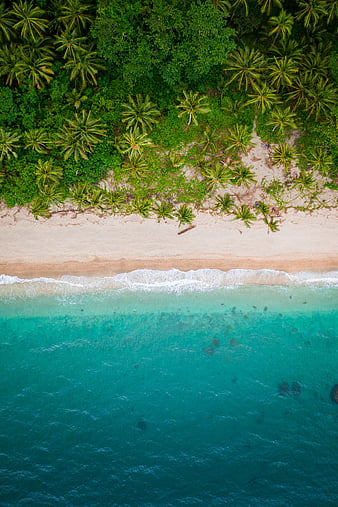
#> input picture imgseg.jpg, 338 x 507 px, found by its file name
$ jupyter execute l3.ipynb
#> lines starting #> are read from the running program, lines starting #| are printed output that depends on the picture
<u><b>Lab - 3 : </b></u> Image Segmentation with K Means Clustering.

[cell 1]
import numpy as np
import pandas as pd
import cv2
import matplotlib.pyplot as plt


img = cv2.imread("F:\coding\cv\imgseg.jpg")
#> img is the input picture: shape (507, 338, 3); mean B, G, R 91.9, 117.4, 71.6
img=cv2.cvtColor(img ,cv2.COLOR_BGR2RGB)
plt.figure(figsize=(10,6))
plt.imshow(img)

[cell 2]
img.shape
#> Out = (507, 338, 3)

[cell 3]
vectorized_img = img.reshape((-1,3))
vectorized_img.shape
#> Out = (171366, 3)

[cell 4]
vectorized_img= np.float32(vectorized_img)
vectorized_img

 K Means Algorithm for Image Segmentation

K Means clustering algorithm is an unsupervised algorithm and it is used to segment the interest area from the background. It clusters, or partitions the given data into K-clusters or parts based on the K-centroids.
The algorithm is used when you have unlabeled data(i.e. data without defined categories or groups). The goal is to find certain groups based on some kind of similarity in the data with the number of groups represented by K.

[cell 5]
criteria = (cv2.TERM_CRITERIA_EPS + cv2.TERM_CRITERIA_MAX_ITER, 10, 1.0)
K = 3
attempts=10
ret,label,center=cv2.kmeans(vectorized_img,K,None,criteria,attempts,cv2.KMEANS_PP_CENTERS)
#> ret = 493085568.9; center = [[194.4, 192.3, 175.4], [55.75, 76.13, 15.64], [8.19, 110.1, 113.7]]
center = np.uint8(center)
#> center = [[194, 192, 175], [55, 76, 15], [8, 110, 113]]
res = center[label.flatten()]
result_image = res.reshape((img.shape))
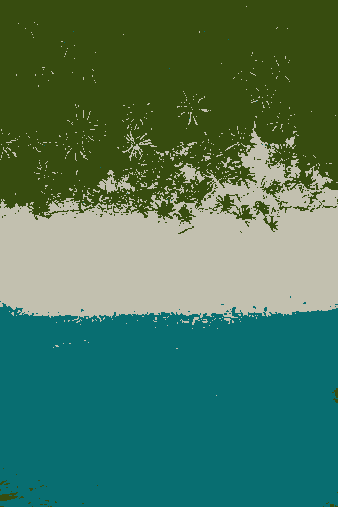
#> result_image: shape (507, 338, 3); mean R, G, B 71.2, 117.3, 91.3

plt.figure(figsize=(10,6))
plt.subplot(1,2,1)
plt.imshow(img)
plt.title('Original Image')
plt.subplot(1,2,2)
plt.imshow(result_image)
plt.title('Segmented Image when K = %i' % K)
plt.show()
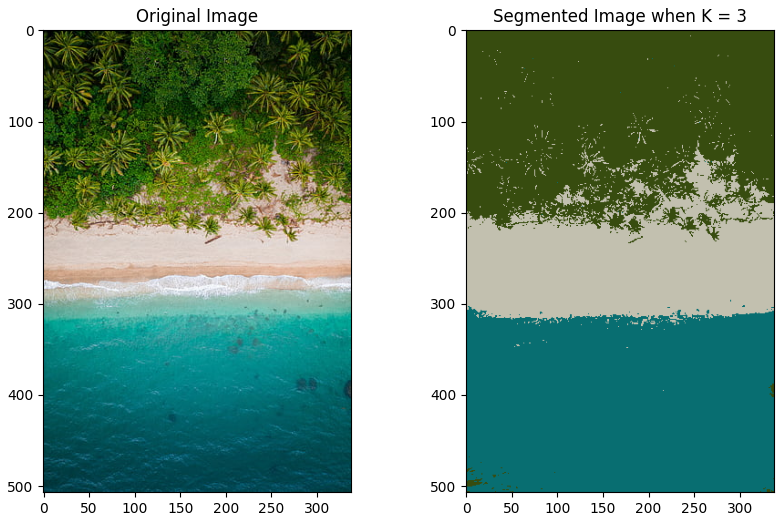
#> figure drawn by matplotlib, 2 panels

[cell 6]
K = 20
attempts=10
ret,label,center=cv2.kmeans(vectorized_img,K,None,criteria,attempts,cv2.KMEANS_PP_CENTERS)
#> ret = 47004454; center = 20 rows, first 8: [3.92, 123.3, 126.2], [227, 220.2, 219], [7.3, 21.47, 1.93], [94.37, 113.5, 22.17], [190, 163.9, 132.2], [2.11, 72.13, 80.28], [55.27, 167.8, 161.4], [156.5, 190.1, 179.2]
center = np.uint8(center)
#> center = 20 rows, first 8: [3, 123, 126], [227, 220, 218], [7, 21, 1], [94, 113, 22], [190, 163, 132], [2, 72, 80], [55, 167, 161], [156, 190, 179]
res = center[label.flatten()]
result_image = res.reshape((img.shape))
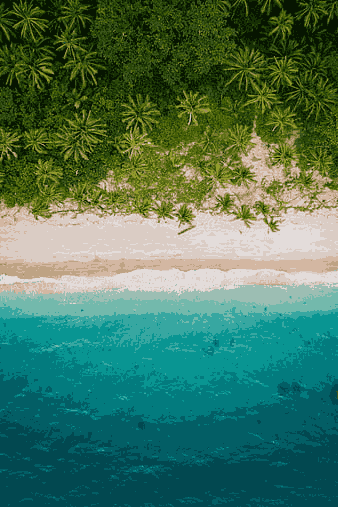
#> result_image: shape (507, 338, 3); mean R, G, B 71.2, 117, 91.4
plt.figure(figsize=(10,6))
plt.subplot(1,2,1)
plt.imshow(img)
plt.title('Original Image')
plt.subplot(1,2,2)
plt.imshow(result_image)
plt.title('Segmented Image when K = %i' % K)
plt.show()
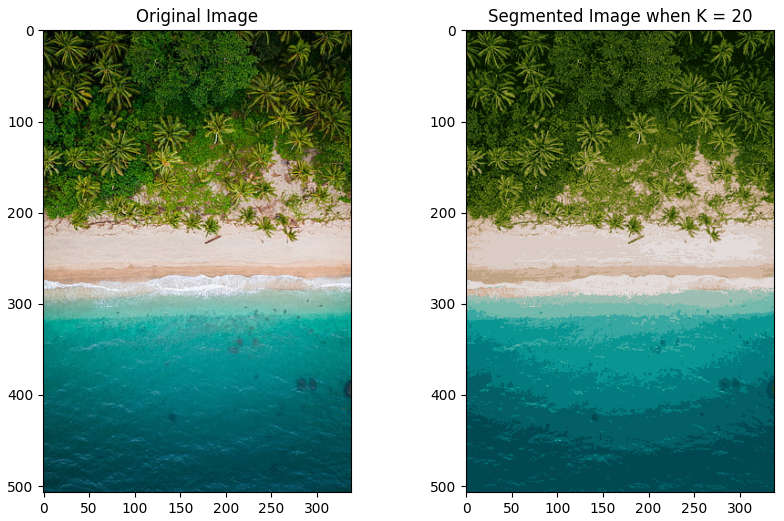
#> figure drawn by matplotlib, 2 panels

[cell 7]
K = 10
attempts=10
ret,label,center=cv2.kmeans(vectorized_img,K,None,criteria,attempts,cv2.KMEANS_PP_CENTERS)
#> ret = 91775125.5; center = [[16.75, 36.44, 3.87], [125.4, 186.5, 173.8], [27.76, 159.4, 154.4], [2.71, 80.52, 88.4], [97.8, 113.7, 26.41], [221.1, 209.7, 203.7], [201.4, 175.3, 150.9], [4.05, 125.7, 128.1], [51.92, 78.98, 12.65], [148.6, 144.1, 68.37]]
center = np.uint8(center)
#> center = [[16, 36, 3], [125, 186, 173], [27, 159, 154], [2, 80, 88], [97, 113, 26], [221, 209, 203], [201, 175, 150], [4, 125, 128], [51, 78, 12], [148, 144, 68]]
res = center[label.flatten()]
result_image = res.reshape((img.shape))
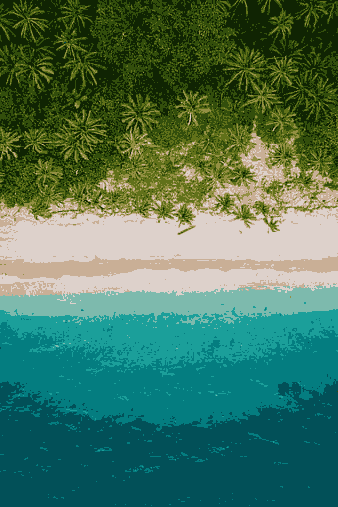
#> result_image: shape (507, 338, 3); mean R, G, B 71.1, 116.8, 91.4
plt.figure(figsize=(10,6))
plt.subplot(1,2,1)
plt.imshow(img)
plt.title('Original Image')
plt.subplot(1,2,2)
plt.imshow(result_image)
plt.title('Segmented Image when K = %i' % K)
plt.show()

$ run again, with rice.jpg copied over imgseg.jpg
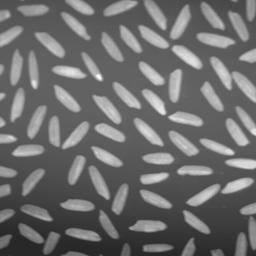
#> input picture rice.jpg, 256 x 256 px, found by its file name
#> img is the input picture: shape (256, 256, 3); min 32, max 255, mean 108.7
#> `ret,label,center=cv2.kmeans(vectorized_img,K,None,criteria,attempts,cv..`: ret = 42891952.8; center = [[169, 169, 169], [60.01, 60.01, 60.01], [96.5, 96.5, 96.5]]
#> `center = np.uint8(center)`: center = [[168, 168, 168], [60, 60, 60], [96, 96, 96]]
#> `result_image = res.reshape((img.shape))`:
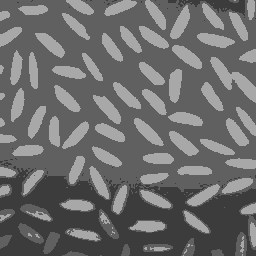
#> result_image: shape (256, 256, 3); min 60, max 168, mean 108.2
#> `ret,label,center=cv2.kmeans(vectorized_img,K,None,criteria,attempts,cv..`: ret = 1170722.9; center = 20 rows, first 8: [103, 103, 103], [190.4, 190.4, 190.4], [68.56, 68.56, 68.56], [135.6, 135.6, 135.6], [165.1, 165.1, 165.1], [90.87, 90.87, 90.87], [41.51, 41.51, 41.51], [114.4, 114.4, 114.4]
#> `center = np.uint8(center)`: center = 20 rows, first 8: [103, 103, 103], [190, 190, 190], [68, 68, 68], [135, 135, 135], [165, 165, 165], [90, 90, 90], [41, 41, 41], [114, 114, 114]
#> `plt.show()`:
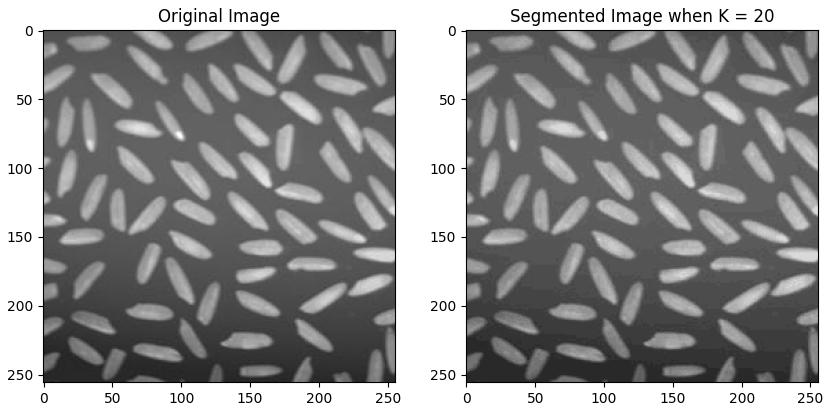
#> figure drawn by matplotlib, 2 panels
#> `ret,label,center=cv2.kmeans(vectorized_img,K,None,criteria,attempts,cv..`: ret = 4502383.3; center = [[81.9, 81.9, 81.9], [154.2, 154.2, 154.2], [188, 188, 188], [64.07, 64.07, 64.07], [113.8, 113.8, 113.8], [95.24, 95.24, 95.24], [134.1, 134.1, 134.1], [172.1, 172.1, 172.1], [208.9, 208.9, 208.9], [45.81, 45.81, 45.81]]
#> `center = np.uint8(center)`: center = [[81, 81, 81], [154, 154, 154], [187, 187, 187], [64, 64, 64], [113, 113, 113], [95, 95, 95], [134, 134, 134], [172, 172, 172], [208, 208, 208], [45, 45, 45]]
